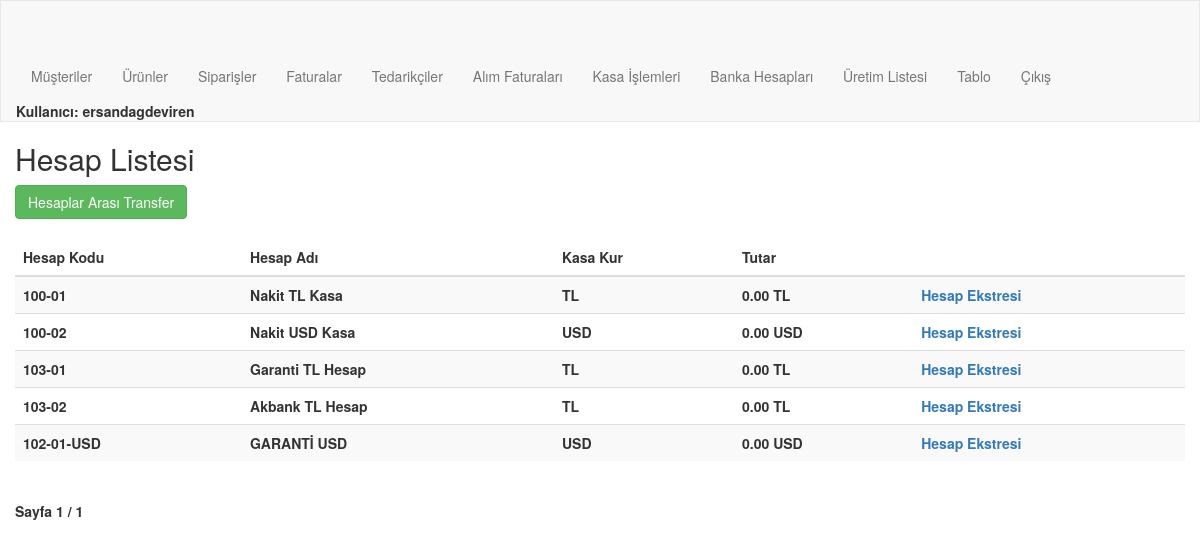
The app's page /order/accounts_list (signed in) with its own data.
### order/models.py (models this page shows, shortened)
class CashRegister(models.Model):
    cash_code = models.CharField(max_length=255)
    name = models.CharField(max_length=255)
    currency = models.ForeignKey(currency, on_delete=models.CASCADE, related_name="currency_name_bank")
    balance_USD = models.DecimalField(max_digits=10, decimal_places=2, default=0)
    balance_EUR = models.DecimalField(max_digits=10, decimal_places=2, default=0)
    balance_tl = models.DecimalField(max_digits=10, decimal_places=2, default=0)

class currency (models.Model):
    currency=models.CharField(max_length=3)
    def __str__(self):
        return self.currency

### order/views.py (the view)
# urls.py: path('accounts_list', views.accounts_listed, name='accounts_list'),
@login_required
@user_passes_test(is_admin)
def accounts_listed(request):
    bankaccounts = CashRegister.objects.all()
    paginator = Paginator(bankaccounts, 50)  # Show 50 accounts per page
    page_number = request.GET.get('page')
    page_obj = paginator.get_page(page_number)
    return render(request, 'order/accounts_list.html', {'page_obj': page_obj})

### order/views.py (called while the page is built)
def is_admin(user):
    return user.is_authenticated and user.is_staff

### order/Templates/order/accounts_list.html (shortened to what this page needs)
{% extends "order/navbar.html" %}
{% block content %}
<h2>Hesap Listesi</h2>
<a href="{% url 'order:transfer_money' %}" class="btn btn-success mb-2">Hesaplar Arası Transfer</a>
<br>
<br>
<table class="table table-striped">
    <thead>
        <tr>
            <th>Hesap Kodu</th>
            <th>Hesap Adı</th>
            <th>Kasa Kur</th>
            <th>Tutar</th>
            <th></th>
        </tr>
    </thead>
    <tbody>
        {% for bankaccounts in page_obj %}
        <tr>
            <td>{{ bankaccounts.cash_code }}</td>
            <td>{{ bankaccounts.name }}</td>
            <td>{{ bankaccounts.currency }}</td>
            {%if bankaccounts.currency.currency == "USD" %}
                <td>{{ bankaccounts.balance_USD }} USD</td>
            {%elif  bankaccounts.currency.currency == "EUR" %}
                <td>{{ bankaccounts.balance_EUR }} EUR</td>
            {%elif bankaccounts.currency.currency == "TL" %}
            <td>{{ bankaccounts.balance_tl }} TL</td>
            {% endif %}
            <td>
                <a href="{% url 'order:account_detail_list' id=bankaccounts.id %}">Hesap Ekstresi</a>
            </td>
        </tr>
        {% endfor %}
    </tbody>
</table>
<div class="pagination">
    <span class="step-links">
        <span class="current">
            Sayfa {{ page_obj.number }} / {{ page_obj.paginator.num_pages }}
        </span>
    </span>
</div>
{% endblock %}

### order/Templates/order/navbar.html (shortened to what this page needs)
<!DOCTYPE html>
{% load static %}
<html lang="en">
<head>
    <link rel="stylesheet" href="https://maxcdn.bootstrapcdn.com/bootstrap/3.3.7/css/bootstrap.min.css">
</head>
<body>
    <nav class="navbar navbar-default">
        <div class="container-custom">
            <div class="navbar-header">
                <a class="navbar-brand brand-font" href="{% url 'order:main' %}">
                </a>
            </div>
            <ul class="nav navbar-nav navbar-right">
                {% if user.is_authenticated %}
                    {% if user.is_staff %}
                        <li><a href="{% url 'order:customer_listed' %}">Müşteriler</a></li>
                        <li><a href="{% url 'order:search' %}">Ürünler</a></li>
                        <li><a href="{% url 'order:order_list' %}">Siparişler</a></li>
                        <li><a href="{% url 'order:invoice_list' %}">Faturalar</a></li>
                        <li><a href="{% url 'order:supplier_listed' %}">Tedarikçiler</a></li>
                        <li><a href="{% url 'order:buying_invoice_list' %}">Alım Faturaları</a></li>
                        <li><a href="{% url 'order:payment_receipt_list' %}">Kasa İşlemleri</a></li>
                        <li><a href="{% url 'order:accounts_list' %}">Banka Hesapları</a></li>
                        <li><a href="{% url 'order:make_production' %}">Üretim Listesi</a></li>
                        <li><a href="{% url 'order:comparison' %}">Tablo</a></li>
                    {% else %}
                        <li><a href="{% url 'order:user_order_list' %}">Siparişlerim</a></li>
                        <li><a href="{% url 'order:user_invoice_list' %}">Faturalarım</a></li>
                        <li><a href="{% url 'order:user_financial' %}">Cari Ekstrem</a></li>
                    {% endif %}
                    <li><a href="{% url 'users:logout' %}">Çıkış</a></li>
                    {% if not user.is_staff %}
                        <li><a href="{% url 'order:customer_update_request' user.pk %}"> <b>Merhaba {{user.username}}</b></a></li>
                    {% else %}
                        <li> <b>Kullanıcı: {{user.username}}</li>
                    {% endif %}
                {% else %}
                    <li><a href="{% url 'users:login' %}">Giriş</a></li>
                    <li><a href="">Üye Ol</a></li>
                {% endif %}
            </ul>
        </div>
    </nav>
    <div class="container-custom">
        {% block content %}
        {% endblock %}
    </div>
</body>
</html>

### order/Templates/order/navbar.html (style rules this page uses)
.container-custom { padding-left: 15px; padding-right: 15px; }
.navbar-default { margin: 0; border-radius: 0; }

### records on screen
CashRegister: cash_code "100-01", name "Nakit TL Kasa", currency "TL", balance_tl "0.00"
CashRegister: cash_code "100-02", name "Nakit USD Kasa", currency "USD", balance_USD "0.00"
CashRegister: cash_code "103-01", name "Garanti TL Hesap", currency "TL", balance_tl "0.00"
CashRegister: cash_code "103-02", name "Akbank TL Hesap", currency "TL", balance_tl "0.00"
CashRegister: cash_code "102-01-USD", name "GARANTİ USD", currency "USD", balance_USD "0.00"

### other values on screen
{{ user.username }} "ersandagdeviren"
{{ page_obj.number }} "1"
{{ page_obj.paginator.num_pages }} "1"
